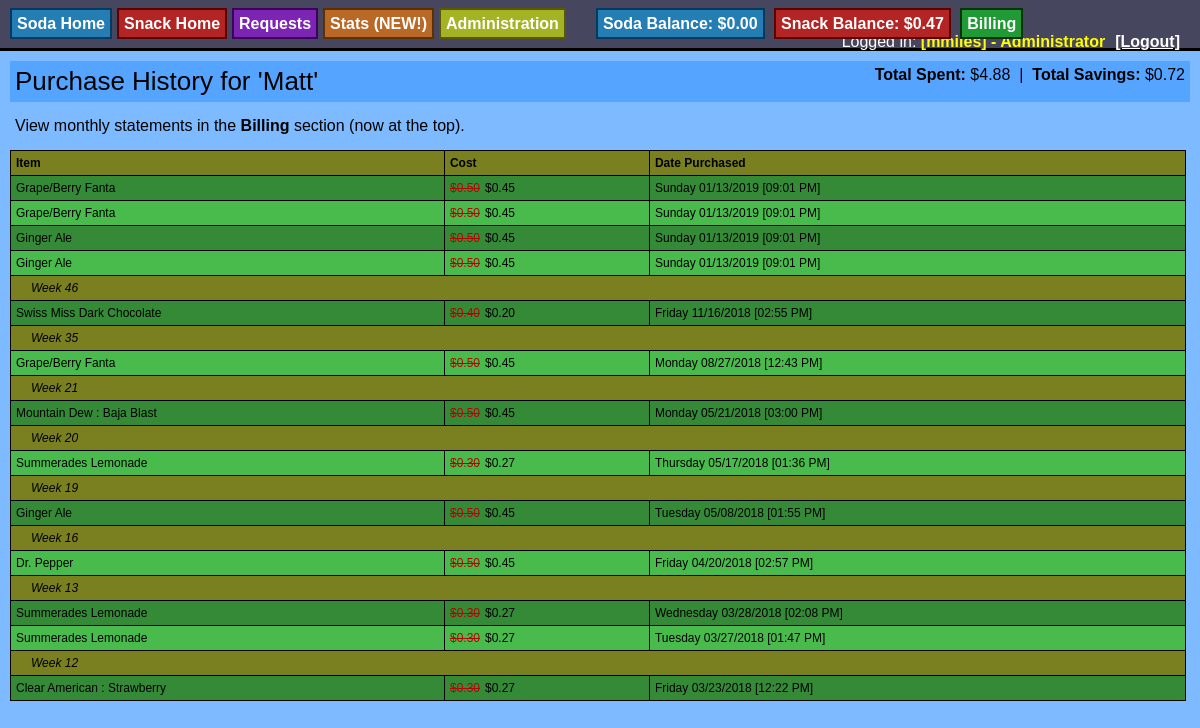
Page /purchase_history.php?type=Soda (signed in) on the committed database.
### tables this page shows
CREATE TABLE "Purchase_History" (
	`ID`	INTEGER PRIMARY KEY AUTOINCREMENT UNIQUE,
	`UserID`	INTEGER NOT NULL,
	`ItemID`	INTEGER NOT NULL,
	`Cost`	REAL,
	`Date`	TEXT,
	`DiscountCost`	REAL,
	`CashOnly`	INTEGER,
	`DailyAmountID`	INTEGER,
	`Cancelled`	INTEGER
);

CREATE TABLE "Item" (
	`ID`	integer PRIMARY KEY AUTOINCREMENT,
	`Name`	text,
	`Date`	text,
	`ChartColor`	text,
	`TotalCans`	integer,
	`BackstockQuantity`	integer,
	`ShelfQuantity`	integer,
	`Price`	real,
	`TotalIncome`	real,
	`TotalExpenses`	real,
	`DateModifed`	text,
	`DateModified`	text,
	`ModifyType`	text,
	`Retired`	INTEGER DEFAULT 0,
	`ImageURL`	TEXT,
	`ThumbURL`	TEXT,
	`UnitName`	TEXT,
	`Type`	TEXT,
	`DiscountPrice`	REAL,
	`Hidden`	INTEGER DEFAULT 0,
	`OutOfStock`	Integer,
	`OutOfStockDate`	Text,
	`OutOfStockReporter`	Text,
	`UnitNamePlural`	TEXT,
	`Alias`	TEXT,
	`ExpirationDate`	TEXT
);

### purchase_history.php (the view, shortened to what this page needs)
<head>
<?php
    $itemType = $_GET['type'];
    if( $isLoggedInAdmin && isset($_GET['userid'] ) && isset($_GET['name'] )  ) {
        $userID = $_GET['userid'];
        $name = $_GET['name'];
    } else {
        $userID = $_SESSION['UserID'];
        $name = $_SESSION['FirstName'];
    }
    echo "<div class='soda_popout'  style='margin:10px; padding:5px;'><span style='font-size:26px;'>Purchase History for '$name'</span> <span style='font-size:0.8em;'></span>";
    $totalSavings = 0.0;
    $totalBalance = 0.0;
    $results = $db->query("SELECT p.Cost, p.DiscountCost FROM Purchase_History p JOIN Item i on p.itemID = i.ID WHERE p.UserID = $userID AND i.Type='$itemType' AND Cancelled IS NULL");
    while ($row = $results->fetchArray()) {
        if( $row['DiscountCost'] != "" ) {
            $totalSavings += ($row['Cost'] - $row['DiscountCost']);
            $totalBalance += $row['DiscountCost'];
        } else {
            $totalBalance += $row['Cost'];
        }
    }
    echo  "<span style='float:right;'><b>Total Spent:</b> $". number_format($totalBalance,2) . "&nbsp;&nbsp;|&nbsp;&nbsp;<b>Total Savings:</b> $" . number_format($totalSavings, 2) . "</span>";
    echo "</div>";
    echo "<div style='margin:10px; padding:5px;'>";
    echo "View monthly statements in the <b>Billing</b> section (now at the top).";
    echo "</div>";
    echo "<div id='restock_all'>";
    echo "<table style='font-size:12; border-collapse:collapse; margin:10px; width:98%'>";
    echo "<thead><tr class='table_header'>";
    echo "<th style='padding:5px; border:1px #000 solid;' align='left'>Item</th>";
    echo "<th style='padding:5px; border:1px #000 solid;' align='left'>Cost</th>";
    echo "<th style='padding:5px; border:1px #000 solid;' align='left'>Date Purchased</th>";
    echo "</tr></thead>";
    $rowClass = "odd";
    $results = $db->query("SELECT i.Name, p.Cancelled, p.Cost, p.DiscountCost, p.Date, p.UserID, p.CashOnly FROM Purchase_History p JOIN Item i on p.itemID = i.ID WHERE p.UserID = $userID AND i.Type='$itemType' ORDER BY p.Date DESC");
    $currentWeek = "";
    while ($row = $results->fetchArray()) {
        $date_object = DateTime::createFromFormat('Y-m-d H:i:s', $row['Date']);
        $weekOfPurchase = $date_object->format('W');
        if( $currentWeek == "" ) {
            $currentWeek = $weekOfPurchase;
        } else {
            if( $currentWeek != $weekOfPurchase ) {
                echo "<tr>";
                echo "<td style='padding:5px; font-style:italic; padding-left: 20px; border:1px #000 solid; background-color:#7a8020;' colspan='3'>";
                echo "Week " . $weekOfPurchase;
                echo "</td>";
                echo "</tr>";
                $currentWeek = $weekOfPurchase;
            }
        }
        $itemName = $row['Name'];
        $discountAmountDisplay = "$" . number_format($row['DiscountCost'],2);
        $costAmountDisplay = "$" . number_format($row['Cost'], 2);
        echo "<tr class='$rowClass'>";
        echo "<td style='padding:5px; border:1px #000 solid;'>" . $itemName . "</td>";
        $costDisplay = "";
        if( $row['DiscountCost'] != "" ) {
            $costDisplay = "<span class='red_price'>$" . number_format($row['Cost'], 2) . "</span>" . $discountAmountDisplay;
        } else {
            $costDisplay = $costAmountDisplay;
        }
        echo "<td style='padding:5px; border:1px #000 solid;'>" . $costDisplay ."</td>";
        echo "<td style='padding:5px; border:1px #000 solid;'>" . $date_object->format('l m/d/Y  [h:i A]') . "</td>";
        echo "</tr>";
        if( $rowClass == "odd" ) { $rowClass = "even"; } else { $rowClass = "odd"; }
    }
        echo "</table>";
    echo "</div>";
?>
</body>

### css/style_4.css (style rules this page uses)
body { font-family: Helvetica, Arial, Sans-Serif; margin:0 auto; width:100%; height:100%; padding:0; background-color:#7EBAFF; }
.soda_body { background-color:#7EBAFF; }
.soda_popout { background-color: #55a4ff; }
.table_header { background-color: #7a8020; font-weight:bold; }
.odd { background-color: #358a37; }
.even { background-color: #49bb4c; }
.red_price { color:#b50505; text-decoration:line-through; margin-right:5px; }

### css/lights.css (style rules this page uses)
body { background: #000; }

### rows in the picture
purchase_history: ItemID.Name "Grape/Berry Fanta", Cost "0.50", DiscountCost "$0.45", Date "Sunday 01/13/2019 [09:01 PM]"
purchase_history: ItemID.Name "Grape/Berry Fanta", Cost "0.50", DiscountCost "$0.45", Date "Sunday 01/13/2019 [09:01 PM]"
purchase_history: ItemID.Name "Ginger Ale", Cost "0.50", DiscountCost "$0.45", Date "Sunday 01/13/2019 [09:01 PM]"
purchase_history: ItemID.Name "Ginger Ale", Cost "0.50", DiscountCost "$0.45", Date "Sunday 01/13/2019 [09:01 PM]"
purchase_history: Date "46", ItemID.Name "Swiss Miss Dark Chocolate", Cost "0.40", DiscountCost "$0.20", Date "Friday 11/16/2018 [02:55 PM]"
purchase_history: Date "35", ItemID.Name "Grape/Berry Fanta", Cost "0.50", DiscountCost "$0.45", Date "Monday 08/27/2018 [12:43 PM]"
purchase_history: Date "21", ItemID.Name "Mountain Dew : Baja Blast", Cost "0.50", DiscountCost "$0.45", Date "Monday 05/21/2018 [03:00 PM]"
purchase_history: Date "20", ItemID.Name "Summerades Lemonade", Cost "0.30", DiscountCost "$0.27", Date "Thursday 05/17/2018 [01:36 PM]"
purchase_history: Date "19", ItemID.Name "Ginger Ale", Cost "0.50", DiscountCost "$0.45", Date "Tuesday 05/08/2018 [01:55 PM]"
purchase_history: Date "16", ItemID.Name "Dr. Pepper", Cost "0.50", DiscountCost "$0.45", Date "Friday 04/20/2018 [02:57 PM]"
purchase_history: Date "13", ItemID.Name "Summerades Lemonade", Cost "0.30", DiscountCost "$0.27", Date "Wednesday 03/28/2018 [02:08 PM]"
purchase_history: ItemID.Name "Summerades Lemonade", Cost "0.30", DiscountCost "$0.27", Date "Tuesday 03/27/2018 [01:47 PM]"
purchase_history: Date "12", ItemID.Name "Clear American : Strawberry", Cost "0.30", DiscountCost "$0.27", Date "Friday 03/23/2018 [12:22 PM]"

### other values in the picture
$_SESSION['SodaBalance'] "0.00"
$_SESSION['SnackBalance'] "0.47"
$_SESSION['UserName'] "mmiles"
$name "Matt"
$totalBalance "4.88"
$totalSavings "0.72"
